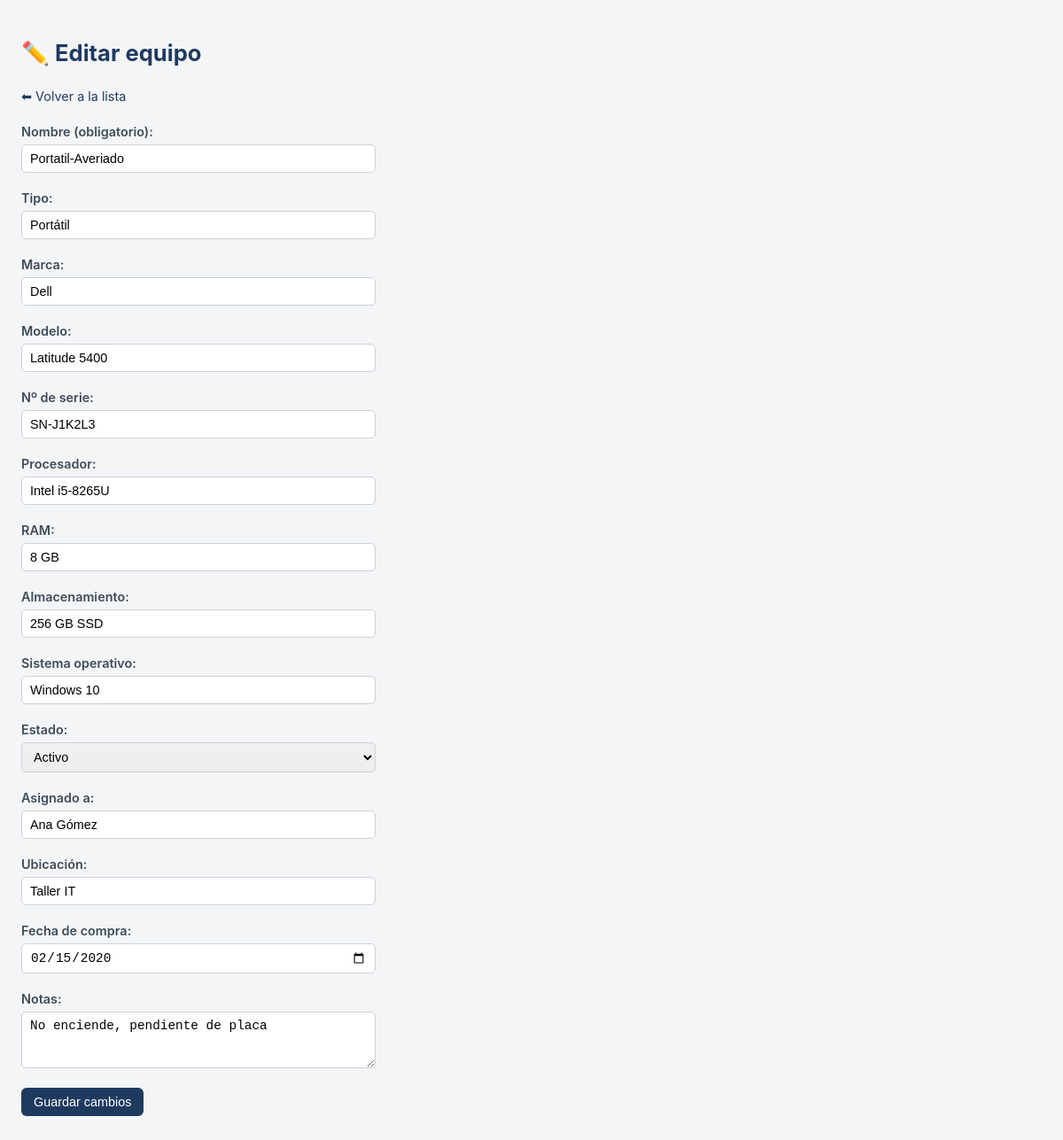
The page /editar/4 on the database its author committed.
### tables this page shows
CREATE TABLE equipos (
        id             INTEGER PRIMARY KEY AUTOINCREMENT,
        nombre         TEXT NOT NULL,
        tipo           TEXT,
        marca          TEXT,
        modelo         TEXT,
        numero_serie   TEXT,
        procesador     TEXT,
        ram            TEXT,
        almacenamiento TEXT,
        sistema_op     TEXT,
        estado         TEXT,
        asignado_a     TEXT,
        ubicacion      TEXT,
        fecha_compra   TEXT,
        notas          TEXT
    );

### app.py (the view, shortened to what this page needs)
@app.route("/editar/<int:id>", methods=["GET", "POST"])
def editar(id):
    equipo = obtener_equipo(id)
    return render_template("editar.html", equipo=equipo)

### app.py (called while the page is built)
def obtener_equipo(id):
    conexion = sqlite3.connect(BASE_DATOS)
    conexion.row_factory = sqlite3.Row
    cursor = conexion.cursor()
    cursor.execute("SELECT * FROM equipos WHERE id = ?", (id,))
    equipo = cursor.fetchone()
    conexion.close()
    return equipo

### templates/editar.html (shortened to what this page needs)
<!DOCTYPE html>
<html lang="es">
<head>
    <link rel="stylesheet" href="{{ url_for('static', filename='estilo.css') }}">
</head>
<body>
    <h1>✏️ Editar equipo</h1>
    <p><a class="volver" href="{{ url_for('index') }}">⬅ Volver a la lista</a></p>
    <form method="POST" action="{{ url_for('editar', id=equipo['id']) }}">
        <p>
            <label>Nombre (obligatorio):<br>
                <input type="text" name="nombre" value="{{ equipo['nombre'] }}" required>
            </label>
        </p>
        <p>
            <label>Tipo:<br>
                <input type="text" name="tipo" value="{{ equipo['tipo'] }}">
            </label>
        </p>
        <p>
            <label>Marca:<br>
                <input type="text" name="marca" value="{{ equipo['marca'] }}">
            </label>
        </p>
        <p>
            <label>Modelo:<br>
                <input type="text" name="modelo" value="{{ equipo['modelo'] }}">
            </label>
        </p>
        <p>
            <label>Nº de serie:<br>
                <input type="text" name="numero_serie" value="{{ equipo['numero_serie'] }}">
            </label>
        </p>
        <p>
            <label>Procesador:<br>
                <input type="text" name="procesador" value="{{ equipo['procesador'] }}">
            </label>
        </p>
        <p>
            <label>RAM:<br>
                <input type="text" name="ram" value="{{ equipo['ram'] }}">
            </label>
        </p>
        <p>
            <label>Almacenamiento:<br>
                <input type="text" name="almacenamiento" value="{{ equipo['almacenamiento'] }}">
            </label>
        </p>
        <p>
            <label>Sistema operativo:<br>
                <input type="text" name="sistema_op" value="{{ equipo['sistema_op'] }}">
            </label>
        </p>
        <p>
            <label>Estado:<br>
                <select name="estado">
                    <option value="Activo"        {% if equipo['estado'] == 'Activo' %}selected{% endif %}>Activo</option>
                </select>
            </label>
        </p>
        <p>
            <label>Asignado a:<br>
                <input type="text" name="asignado_a" value="{{ equipo['asignado_a'] }}">
            </label>
        </p>
        <p>
            <label>Ubicación:<br>
                <input type="text" name="ubicacion" value="{{ equipo['ubicacion'] }}">
            </label>
        </p>
        <p>
            <label>Fecha de compra:<br>
                <input type="date" name="fecha_compra" value="{{ equipo['fecha_compra'] }}">
            </label>
        </p>
        <p>
            <label>Notas:<br>
                <textarea name="notas" rows="3" cols="40">{{ equipo['notas'] }}</textarea>
            </label>
        </p>
        <p>
            <button type="submit" class="boton">Guardar cambios</button>
        </p>
    </form>
</body>
</html>

### static/estilo.css (style rules this page uses)
body { font-family: -apple-system, "Segoe UI", Roboto, Arial, sans-serif; background-color: #f4f5f7; color: #1f2933; margin: 0; padding: 24px; line-height: 1.5; }
h1 { font-size: 1.6rem; color: #1f3a5f; margin-bottom: 4px; }
.boton { display: inline-block; background-color: #1f3a5f; color: #ffffff; text-decoration: none; padding: 8px 14px; border-radius: 6px; font-size: 0.9rem; border: none; cursor: pointer; }
form label { font-weight: 600; font-size: 0.9rem; color: #3e4c59; }
input[type="text"], input[type="date"], select, textarea { width: 100%; max-width: 400px; padding: 7px 9px; margin-top: 3px; border: 1px solid #cbd2d9; border-radius: 5px; font-size: 0.9rem; box-sizing: border-box; }
.volver { color: #1f3a5f; text-decoration: none; font-size: 0.9rem; }

### rows shown on the page
equipos: nombre "Portatil-Averiado", tipo "Portátil", marca "Dell", modelo "Latitude 5400", numero_serie "SN-J1K2L3", procesador "Intel i5-8265U", ram "8 GB", almacenamiento "256 GB SSD", sistema_op "Windows 10", asignado_a "Ana Gómez", ubicacion "Taller IT", fecha_compra "02/15/2020", notas "No enciende, pendiente de placa"
